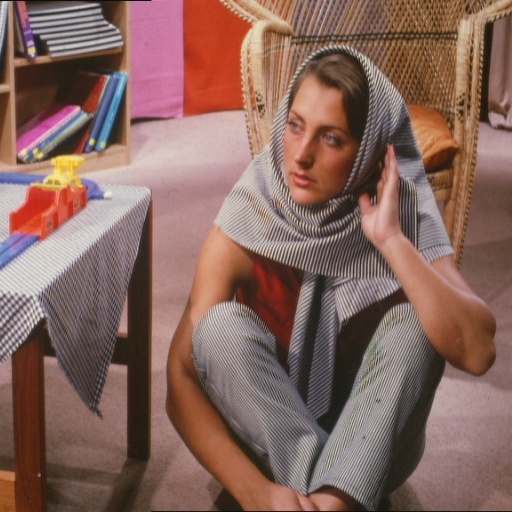
#> input picture 컴퓨터비전/opencv/histogram/barbara.jpg, 512 x 512 px
$ python 10bins_histogram.py
#> lines starting #> are read from the running program, lines starting #| are printed output that depends on the picture
import numpy as np
import cv2
import matplotlib.pyplot as plt


def histogram_10bins(img) :
    bins = np.zeros(10, np.int32)

    height, width = img.shape

    for i in range(0, height):
        for j in range(0, width):
            bins[int(img[i][j]/26)] += 1

    return bins

color_img = cv2.imread('barbara.jpg') # 리턴값은 numpy의 ndarray 타입
#> color_img is the input picture: shape (512, 512, 3); mean B, G, R 93.5, 102.1, 134.6
RGB_img = cv2.cvtColor(color_img, cv2.COLOR_BGR2RGB)

R_bins = histogram_10bins(RGB_img[:,:,0])
#> R_bins = [235, 19695, 22934, 33669, 39812, 46788, 39197, 43176, 15937, 701]
G_bins = histogram_10bins(RGB_img[:,:,1])
#> G_bins = [805, 43024, 41944, 52808, 48518, 39521, 20115, 13281, 2128, 0]
B_bins = histogram_10bins(RGB_img[:,:,2])
#> B_bins = [21792, 47298, 40641, 42904, 38909, 34033, 22545, 12701, 1321, 0]

# 일정한 간격으로 띄여진 ndarray 리턴
x = np.arange(len(R_bins))
#> x = [0, 1, 2, 3, 4, 5, 6, 7, 8, 9]
width = 0.2
# scalar의 sequence, height, width, color
plt.bar(x - width, R_bins, width, color='r')
plt.bar(x, G_bins, width, color='g')
plt.bar(x + width, B_bins, width, color='b')
plt.show()
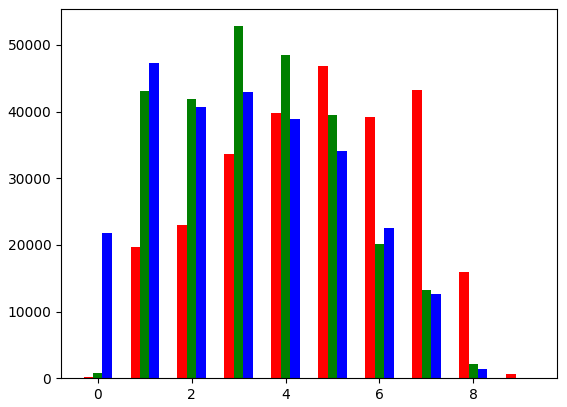
#> figure drawn by matplotlib, 1 panel; tallest bar 46788 high, from x = 4.7 to 4.9; tallest bar 52808 high, from x = 2.9 to 3.1; tallest bar 47298 high, from x = 1.1 to 1.3
